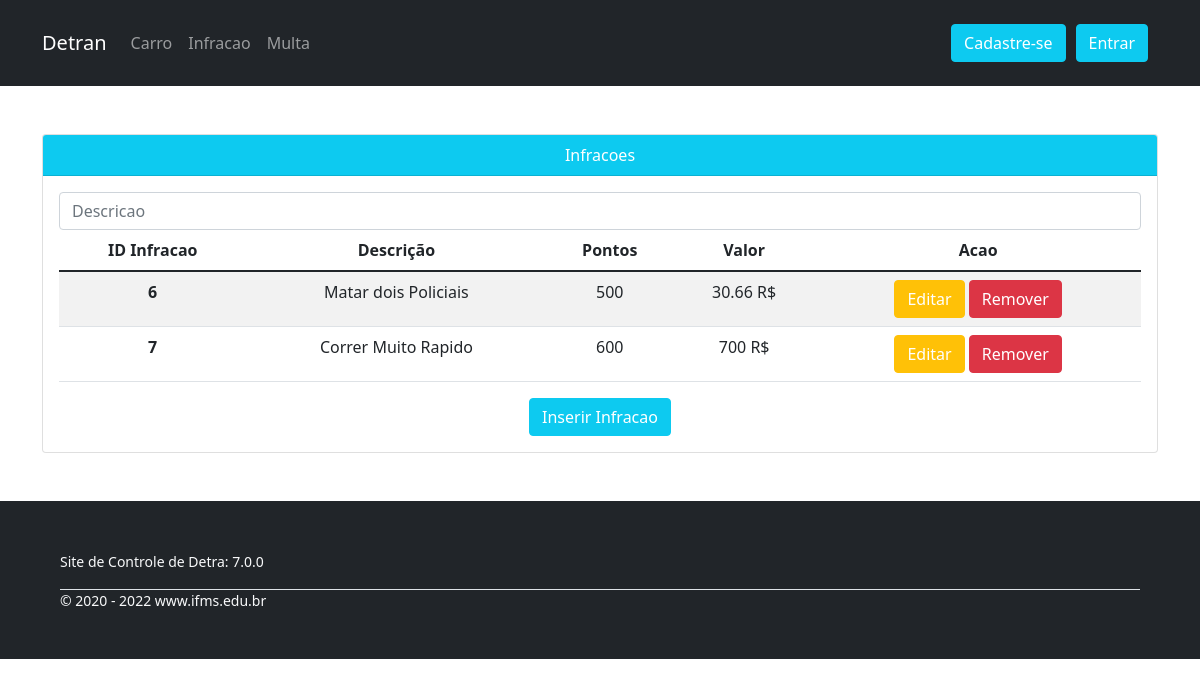
The page /infracoes/ on the database as committed earlier.
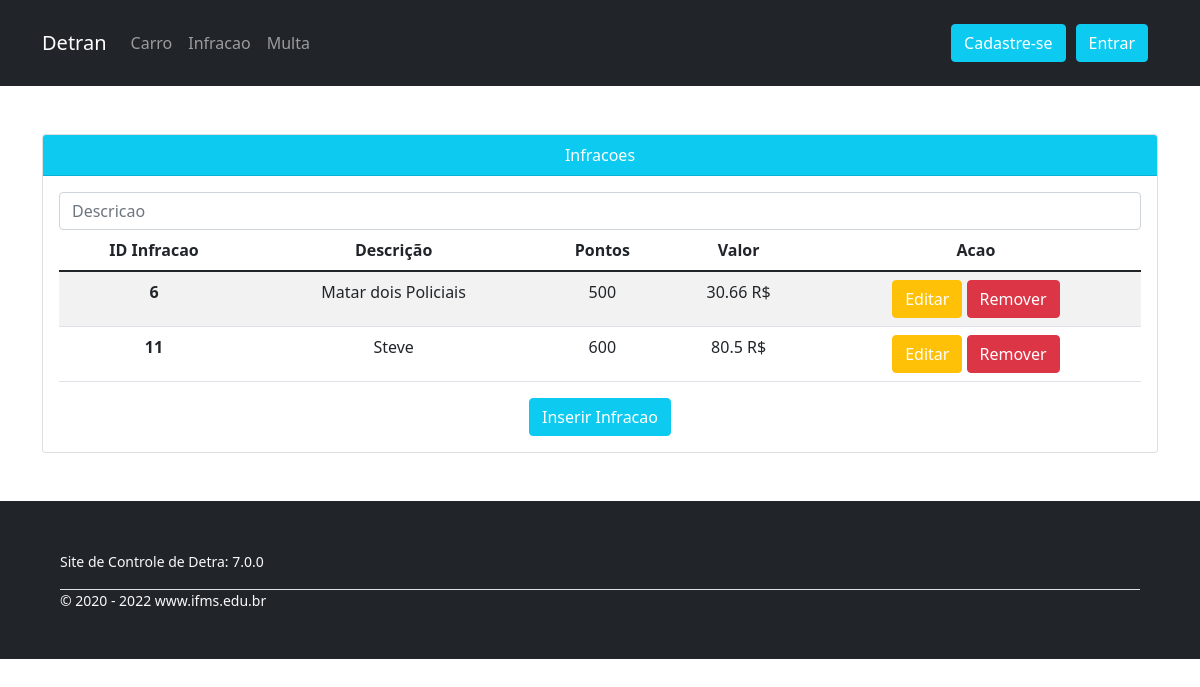
The same page on the database as committed later.
### tables this page shows
CREATE TABLE `tb_infracao` (
  `idtb_infracao` int(10) UNSIGNED NOT NULL,
  `descricao` varchar(200) NOT NULL,
  `pontos` int(11) NOT NULL,
  `valor` double NOT NULL
);

### app/Controllers/Infracoes.php (called while the page is built, shortened)
<?php
class Infracoes extends Controller
{
    private $infracaoServer;
    public function __construct()
    {
        $this->infracaoServer = $this->server('Infracao');
    }
    public function index()
    {
        $dados = $this->infracaoServer->getAllInfracoes();
        $this->view('infracoes/index', $dados);
    }
}

### app/Libraries/Rota.php (called while the page is built, shortened)
<?php
    class Rota{
        private $metodo = 'index';
        public function __construct(){
            $url = $this->url();
            unset($url[0]);
            $this->controlador = new $this->controlador;
            $this->parametros = $url ? array_values($url) : [];
            call_user_func_array([$this->controlador, $this->metodo], $this->parametros);
        }
        private function url(){
            $url = filter_input(INPUT_GET, 'url', FILTER_SANITIZE_URL);
            if(isset($url)):
                $url = trim(rtrim($url, '/'));
                $url = explode('/', $url);
                return $url;
            endif;
        }
    }
?>

### app/Libraries/Database.php (called while the page is built, shortened)
<?php
    class Database{
        private $host = 'localhost';
        private $user = 'root';
        private $senha = '';
        private $base = 'detran';
        private $porta = '3306';
        private $dbh;
        private $stmt;
        public function __construct(){
            $dsn = "mysql:host=".$this->host.";port=".$this->porta.";dbname=".$this->base;
            $opcoes = [
                PDO::ATTR_PERSISTENT => true,
                PDO::ATTR_ERRMODE => PDO::ERRMODE_EXCEPTION
            ];
            try {
                $this->dbh = new PDO($dsn, $this->user, $this->senha, $opcoes);
            } catch (PDOException $e) {
                print "Error!: " . $e->getMessage() . "<br/>";
                die();
            }
        }
        public function query($sql){
            $this->stmt = $this->dbh->prepare($sql);
        }
        public function executar(){
            return $this->stmt->execute();
        }
        public function resultados(){
            $this->executar();
            return $this->stmt->fetchALL(PDO::FETCH_OBJ);
        }
    }
?>

### app/Servers/serverInfracao.php (called while the page is built, shortened)
<?php
class serverInfracao extends Controller
{
    private $db;
    public function __construct()
    {
        $this->db = new Database();
    }
    public function getAllInfracoes()
    {
        $this->db->query("SELECT * FROM `tb_infracao`");
        return $this->db->resultados();
    }
}

### app/Views/infracoes/index.php (the view, shortened to what this page needs)
<div class="container py-5 text-center">
    <div class="card">
        <div class="card-header bg-info text-white">
            Infracoes
        </div>
        <div class="card-body">
            <form action="<?= URL ?>/infracoes/search" class="form-inline my-2 my-md-0" method="POST">
                <input name="descricao" class="form-control" placeholder="Descricao">
            </form>
            <table class="table table-striped">
                <thead>
                    <tr>
                        <th scope="col">ID Infracao</th>
                        <th scope="col">Descrição</th>
                        <th scope="col">Pontos</th>
                        <th scope="col">Valor</th>
                        <th scope="col">Acao</th>
                    </tr>
                </thead>
                <tbody>
                    <?php foreach ($dados as $infracao) : ?>
                        <tr>
                            <th scope="row"><?= $infracao->idtb_infracao ?></th>
                            <td><?= $infracao->descricao ?></td>
                            <td><?= $infracao->pontos ?></td>
                            <td><?= $infracao->valor." R$" ?></td>
                            <td>
                                <a class="btn btn-warning text-white" href="<?= URL ?>/infracoes/edit/<?= $infracao->idtb_infracao ?>">Editar</a>
                                <a class="btn btn-danger" href="<?= URL ?>/infracoes/remove/<?= $infracao->idtb_infracao ?>">Remover</a>
                            </td>
                        </tr>
                    <?php endforeach ?>
                </tbody>
            </table>
            <a class="btn btn-info btn-block text-white" href="<?= URL ?>/infracoes/insert">Inserir Infracao</a>
        </div>
    </div>
</div>

### public/index.php (shortened to what this page needs)
<!DOCTYPE html>
<html lang="pt-br">
<head>
    <?php include(PUBLICO.'\css\bootstrapCss.php'); ?>
    <link href="../public/css/container.css" rel="stylesheet">
</head>
<body>
    <?php
        include(APP.'\Views\cabecalho.php');
        $rotas = new Rota();
        include(APP.'\Views\rodape.php');
    ?>
</body>
</html>

### public/css/bootstrapCss.php
<link href="https://cdn.jsdelivr.net/npm/bootstrap@5.1.3/dist/css/bootstrap.min.css" rel="stylesheet">

### app/Views/cabecalho.php (shortened to what this page needs)
<header class="bg-dark" id="topo">
    <div class="container">
        <nav class="navbar navbar-expand-sm navbar-dark">
            <a class="navbar-brand" href="<?= URL ?>">Detran</a>
            <div class="collapse navbar-collapse" id="navbarSupportedContent">
                <ul class="navbar-nav mr-auto">
                    <li class="nav-item">
                        <a class="nav-link" href="<?=URL?>/carros/" data-tooltip="tooltip" title="Carro">Carro</a>
                    </li>
                    <li class="nav-item">
                        <a class="nav-link" href="<?=URL?>/infracoes/" data-tooltip="tooltip" title="Infracao">Infracao</a>
                    </li>
                    <li class="nav-item">
                        <a class="nav-link" href="<?=URL?>/multas/" data-tooltip="tooltip" title="Multa">Multa</a>
                    </li>
                </ul>
                <?php if(isset($_SESSION['usuario_id'])):?>
                    <span class="navbar-text" id="login">
                        <p>Olá, <?=$_SESSION['usuario_nome']?></p>
                        <a class="btn btn-sm btn-danger" href="<?= URL ?>/Usuarios/sair" data-tooltip="tooltip" title="Sair do sistema">Sair</a>
                    </span>
                <?php else: ?>
                <span class="navbar-text" id = "cadastrar">
                    <a class="btn btn-info" href="<?= URL ?>/Usuarios/cadastrar" data-tooltip="tooltip" title="Não tem uma conta? Cadastre-se">Cadastre-se</a>
                    <a class="btn btn-info" href="<?= URL ?>/Usuarios/login" data-tooltip="tooltip" title="Tem uma conta? Faça login">Entrar</a>
                </span>
                <?php endif;?>
            </div>
        </nav>
    </div>
</header>

### app/Libraries/Controller.php (shortened to what this page needs)
<?php
    class Controller{
        public function model($model){
            return new $model;
        }
        public function server($server){
            $server = 'server'.$server;
            return new $server;
        }
        public function view($view, $dados=[]){
            $arquivo = '../app/Views/'.$view.'.php';
            if(file_exists($arquivo)):
                require_once $arquivo;
            else:
                die("O arquivo de view não existe!!!");
            endif;
        }
    }
?>

### app/Views/rodape.php (shortened to what this page needs)
<footer class="bg-dark p-5 text-light" id="rodape">
    <div class="container">
        <small>
            Site de Controle de Detra: <?= APP_VERSAO ?>
            <div class="border-top mt-3">
                &COPY; 2020 - <?= date('Y') ?> www.ifms.edu.br
            </div>
        </small>
    </div>
</footer>

### public/css/container.css (style rules this page uses)
body { margin: 0; width: 100%; }

### app/Views/cabecalho.php (style rules this page uses)
#login, #cadastrar { display: flex; position: absolute; right: 0; }
#cadastrar a { margin-right: 10px; height: 100%; }
#topo { padding: 15px; }

### app/Views/rodape.php (style rules this page uses)
#rodape { position: absolute; width: 100%; }

Rows that differ between the two databases and show on the page:
removed tb_infracao: idtb_infracao "7", descricao "Correr Muito Rapido", pontos "600", valor "700"
added tb_infracao: idtb_infracao "11", descricao "Steve", pontos "600", valor "80.5"
